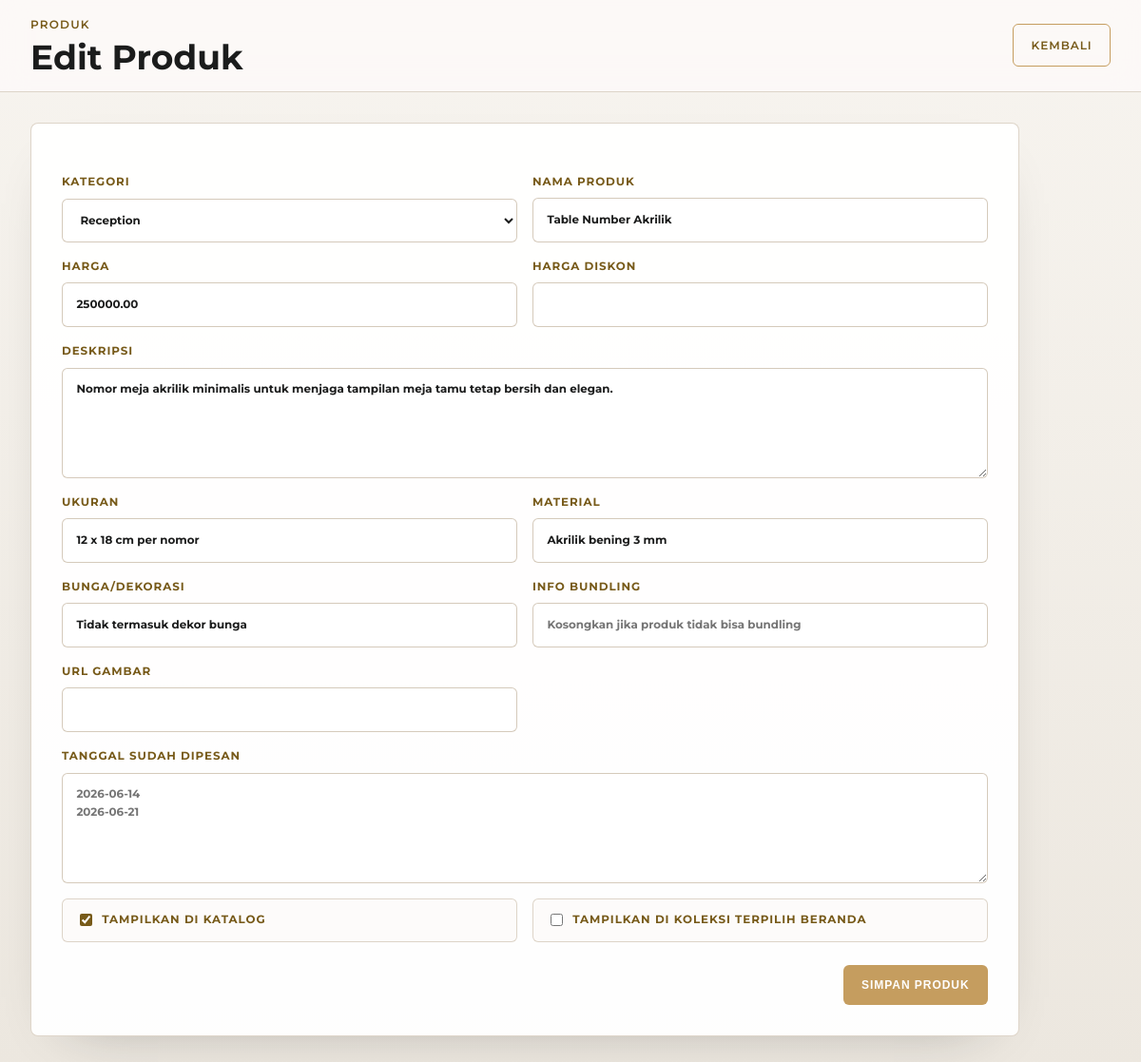
Page /admin/product-form.php?id=6 (signed in) on the committed database.
### tables this page shows
CREATE TABLE IF NOT EXISTS products (
  id INT UNSIGNED AUTO_INCREMENT PRIMARY KEY,
  category_id INT UNSIGNED NULL,
  name VARCHAR(150) NOT NULL,
  description TEXT NOT NULL,
  price DECIMAL(12,2) NOT NULL DEFAULT 0,
  discount_price DECIMAL(12,2) NULL,
  size VARCHAR(120) NULL,
  material VARCHAR(150) NULL,
  flowers VARCHAR(150) NULL,
  bundle_note VARCHAR(255) NULL,
  image_url TEXT NULL,
  is_active TINYINT(1) NOT NULL DEFAULT 1,
  is_featured TINYINT(1) NOT NULL DEFAULT 0,
  created_at TIMESTAMP DEFAULT CURRENT_TIMESTAMP,
  updated_at TIMESTAMP DEFAULT CURRENT_TIMESTAMP ON UPDATE CURRENT_TIMESTAMP,
  KEY idx_products_category (category_id),
  KEY idx_products_active_featured (is_active, is_featured),
  KEY idx_products_price (price, discount_price),
  CONSTRAINT fk_products_category
    FOREIGN KEY (category_id) REFERENCES categories(id)
    ON DELETE SET NULL
);

CREATE TABLE IF NOT EXISTS categories (
  id INT UNSIGNED AUTO_INCREMENT PRIMARY KEY,
  name VARCHAR(100) NOT NULL UNIQUE,
  created_at TIMESTAMP DEFAULT CURRENT_TIMESTAMP
);

### includes/auth.php (called while the page is built, shortened)
<?php
function e(?string $value): string
{
    return htmlspecialchars((string) $value, ENT_QUOTES, 'UTF-8');
}

### admin/product-form.php (the view, shortened to what this page needs)
<?php
require_once __DIR__ . '/../includes/db.php';
require_once __DIR__ . '/../includes/auth.php';
$id = isset($_GET['id']) ? (int) $_GET['id'] : 0;
$isEdit = $id > 0;
$product = [
    'category_id' => '',
    'name' => '',
    'description' => '',
    'price' => '',
    'discount_price' => '',
    'size' => '',
    'material' => '',
    'flowers' => '',
    'bundle_note' => '',
    'image_url' => '',
    'is_active' => '1',
    'is_featured' => '0',
];
$bookingDatesText = '';
if ($isEdit) {
    $stmt = $conn->prepare('SELECT * FROM products WHERE id = ? LIMIT 1');
    $stmt->bind_param('i', $id);
    $stmt->execute();
    $existing = $stmt->get_result()->fetch_assoc();
    $product = array_merge($product, $existing);
    $bookedDates = [];
    $bookingDatesText = implode("\n", $bookedDates);
}
$categories = $conn->query('SELECT id, name FROM categories ORDER BY name ASC');
?>
<!DOCTYPE html>
<html lang="id">
<head>
  <link rel="stylesheet" href="../css/style.css?v=admin-font-20260608">
  <link rel="stylesheet" href="../css/admin.css?v=admin-font-20260608">
</head>
<body class="admin-body">
  <header class="admin-topbar">
    <div>
      <span class="eyebrow">Produk</span>
      <h1><?= $isEdit ? 'Edit Produk' : 'Tambah Produk' ?></h1>
    </div>
    <nav class="admin-actions">
      <a class="button button-outline" href="index.php">Kembali</a>
    </nav>
  </header>
  <main class="admin-shell">
    <section class="admin-panel">
      <form method="post" class="admin-form admin-form-grid">
        <label>
          Kategori
          <select name="category_id" required>
            <?php if ($categories): ?>
              <?php while ($category = $categories->fetch_assoc()): ?>
                <option value="<?= (int) $category['id'] ?>" <?= ((int) $product['category_id'] === (int) $category['id']) ? 'selected' : '' ?>>
                  <?= e($category['name']) ?>
                </option>
              <?php endwhile; ?>
            <?php endif; ?>
          </select>
        </label>
        <label>
          Nama Produk
          <input type="text" name="name" value="<?= e($product['name']) ?>" required>
        </label>
        <label>
          Harga
          <input type="number" name="price" min="0" step="1000" value="<?= e((string) $product['price']) ?>" required>
        </label>
        <label>
          Harga Diskon
          <input type="number" name="discount_price" min="0" step="1000" value="<?= e((string) $product['discount_price']) ?>">
        </label>
        <label class="admin-full">
          Deskripsi
          <textarea name="description" rows="4" required><?= e($product['description']) ?></textarea>
        </label>
        <label>
          Ukuran
          <input type="text" name="size" value="<?= e($product['size']) ?>">
        </label>
        <label>
          Material
          <input type="text" name="material" value="<?= e($product['material']) ?>">
        </label>
        <label>
          Bunga/Dekorasi
          <input type="text" name="flowers" value="<?= e($product['flowers']) ?>">
        </label>
        <label>
          Info Bundling
          <input type="text" name="bundle_note" value="<?= e($product['bundle_note']) ?>" placeholder="Kosongkan jika produk tidak bisa bundling">
        </label>
        <label>
          URL Gambar
          <input type="url" name="image_url" value="<?= e($product['image_url']) ?>">
        </label>
        <label class="admin-full">
          Tanggal Sudah Dipesan
          <textarea name="booking_dates" rows="4" placeholder="2026-06-14&#10;2026-06-21"><?= e($bookingDatesText) ?></textarea>
        </label>
        <label class="admin-check">
          <input type="checkbox" name="is_active" <?= ((int) $product['is_active'] === 1) ? 'checked' : '' ?>>
          Tampilkan di katalog
        </label>
        <label class="admin-check">
          <input type="checkbox" name="is_featured" <?= ((int) $product['is_featured'] === 1) ? 'checked' : '' ?>>
          Tampilkan di Koleksi Terpilih beranda
        </label>
        <div class="admin-full admin-submit">
          <button class="button button-primary" type="submit">Simpan Produk</button>
        </div>
      </form>
    </section>
  </main>
</body>
</html>

### css/style.css (style rules this page uses)
:root { --color-background: #fcf9f8; --color-surface: #ffffff; --color-section: #f3f0ef; --color-text: #1b1c1c; --color-muted: #4e4639; --color-outline: #d1c5b4; --color-primary: #c59d5f; --color-primary-dark: #775a19; --font-heading: "Playfair Display", Georgia, serif; --font-body: "Montserrat", Arial, sans-serif; --container: 1180px; --space-page: clamp(1.25rem, 4vw, 3.5rem); --space-section: clamp(3.5rem, 6vw, 5.5rem); --radius: 4px; --shadow-soft: 0 20px 40px -20px rgba(197, 157, 95, 0.18); }
* { box-sizing: border-box; }
html { scroll-behavior: smooth; }
body { margin: 0; overflow-x: hidden; background: var(--color-background); color: var(--color-text); font-family: var(--font-body); line-height: 1.6; }
a { color: inherit; text-decoration: none; }
.eyebrow { display: block; margin-bottom: 1rem; color: var(--color-primary-dark); font-size: 0.75rem; font-weight: 600; letter-spacing: 0.1em; text-transform: uppercase; }
.button { display: inline-flex; align-items: center; justify-content: center; min-height: 44px; border: 1px solid transparent; border-radius: var(--radius); padding: 0.75rem 1.5rem; font-size: 0.75rem; font-weight: 600; letter-spacing: 0.1em; text-align: center; text-transform: uppercase; transition: 180ms ease; }
.button-primary { background: var(--color-primary); color: #ffffff; }
.button-outline { border-color: var(--color-primary); color: var(--color-primary-dark); }

### css/admin.css (style rules this page uses)
.admin-body { min-height: 100vh; background: linear-gradient(180deg, #f7f4ef 0%, #ece7df 100%); color: var(--color-text); }
.admin-body .button { min-height: 42px; border-radius: 6px; letter-spacing: 0.08em; padding-inline: 1.15rem; }
.admin-shell { width: min(100%, 1320px); margin-inline: auto; padding: clamp(1rem, 3vw, 2rem); }
.admin-topbar { position: sticky; top: 0; z-index: 50; display: flex; align-items: center; justify-content: space-between; gap: 1.5rem; padding: 1rem clamp(1rem, 3vw, 2rem); border-bottom: 1px solid rgba(209, 197, 180, 0.7); background: rgba(252, 249, 248, 0.92); backdrop-filter: blur(14px); }
.admin-topbar h1, .admin-panel h1, .admin-panel h2, .admin-dashboard-hero h2 { margin: 0; font-family: var(--font-body); font-weight: 700; line-height: 1.08; letter-spacing: 0; }
.admin-topbar h1 { font-size: clamp(1.65rem, 3vw, 2.35rem); }
.admin-topbar .eyebrow, .admin-panel .eyebrow, .admin-dashboard-hero .eyebrow { margin-bottom: 0.35rem; }
.admin-actions { display: flex; flex-wrap: wrap; justify-content: flex-end; gap: 0.65rem; }
.admin-panel, .admin-dashboard-hero, .admin-stat { border: 1px solid rgba(209, 197, 180, 0.72); border-radius: 8px; background: rgba(255, 255, 255, 0.94); box-shadow: 0 22px 60px -42px rgba(27, 28, 28, 0.42); }
.admin-panel { width: min(100%, 1040px); padding: clamp(1.25rem, 3vw, 2rem); }
.admin-next-booking span, .admin-stat span, .admin-form label, .admin-table th, .admin-booking-item a, .admin-row-actions a, .admin-row-actions button { font-size: 0.74rem; font-weight: 700; letter-spacing: 0.08em; text-transform: uppercase; }
.admin-stat span, .admin-form label, .admin-table th { color: var(--color-primary-dark); }
.admin-form { display: grid; gap: 1rem; margin-top: 1.25rem; }
.admin-form-grid { grid-template-columns: repeat(12, minmax(0, 1fr)); }
.admin-form-grid > label { grid-column: span 6; }
.admin-form-grid > .admin-full { grid-column: 1 / -1; }
.admin-form label { display: grid; gap: 0.48rem; }
.admin-form input, .admin-form select, .admin-form textarea { width: 100%; border: 1px solid rgba(209, 197, 180, 0.9); border-radius: 6px; background: #fff; color: var(--color-text); font: inherit; letter-spacing: 0; min-height: 46px; padding: 0.8rem 0.9rem; text-transform: none; transition: border-color 160ms ease, box-shadow 160ms ease; }
.admin-form textarea { min-height: 116px; resize: vertical; }
.admin-check { align-content: center; grid-template-columns: auto 1fr; justify-content: start; min-height: 46px; padding: 0.75rem 0.85rem; border: 1px solid rgba(209, 197, 180, 0.72); border-radius: 6px; background: rgba(252, 249, 248, 0.68); text-transform: none; }
.admin-check input { width: auto; min-height: auto; accent-color: var(--color-primary-dark); }
.admin-submit { display: flex; justify-content: flex-end; padding-top: 0.5rem; }

### rows in the picture
products: category_id "Reception", name "Table Number Akrilik", price "250000.00", description "Nomor meja akrilik minimalis untuk menjaga tampilan meja tamu tetap bersih dan elegan.", size "12 x 18 cm per nomor", material "Akrilik bening 3 mm", flowers "Tidak termasuk dekor bunga", is_active "☑"
